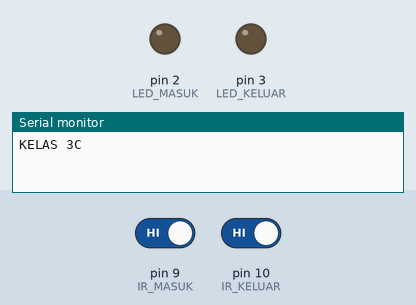
Recording of a sketch running on a simulated Arduino Uno, built with avr-gcc and run on an emulated ATmega328P. On the bench: output pins drawn as LEDs (lit = HIGH), the last lines printed to the serial monitor. The test bench sets the inputs (shaded band); at power-on: pin 9 (IR_MASUK) HIGH, pin 10 (IR_KELUAR) HIGH.

Above: at 1.2 s.
1.3 s: pin 9 (IR_MASUK) driven LOW
At 2.5 s:
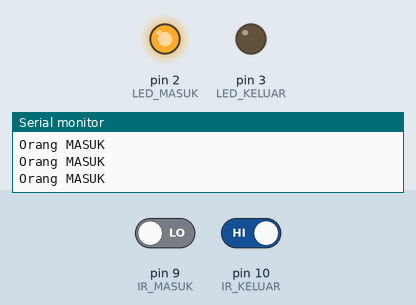
2.8 s: pin 10 (IR_KELUAR) driven LOW
At 4.0 s:
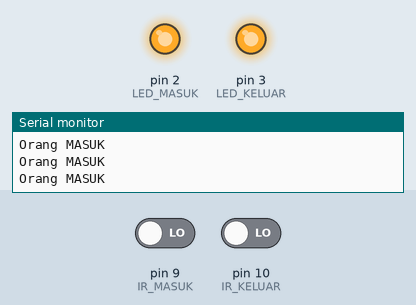
4.5 s: pin 9 (IR_MASUK) driven HIGH
At 5.2 s:
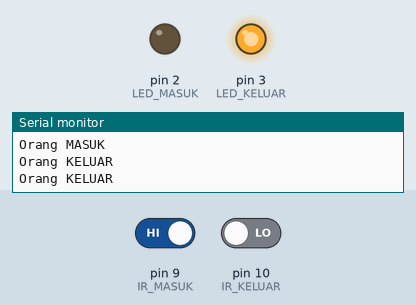
6.0 s: pin 10 (IR_KELUAR) driven HIGH
At 6.3 s:
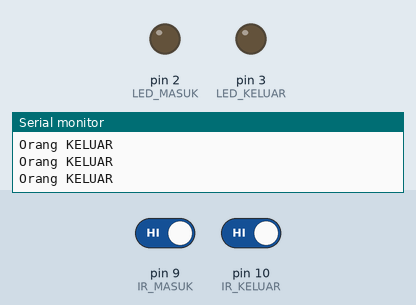
Timing chart, 0 to 8.5 s (numbered marks = the images above; inputs shaded):
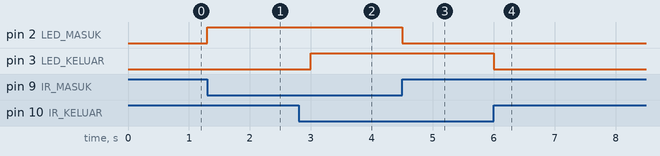

Measured:
- after the input at 1.3 s, pin 2 (LED_MASUK): LOW → HIGH at once
- after the input at 2.8 s, pin 3 (LED_KELUAR): LOW → HIGH after 0.20 s
- after the input at 4.5 s, pin 2 (LED_MASUK): HIGH → LOW at once
- after the input at 6.0 s, pin 3 (LED_KELUAR): HIGH → LOW at once

The sketch:

millis.ino
```cpp
#define IR_MASUK 9
#define IR_KELUAR 10

#define LED_MASUK  2
#define LED_KELUAR 3

unsigned long lastCheckMasuk = 0;
unsigned long lastCheckKeluar = 0;
const unsigned long interval = 100;
const unsigned long interval_keluar = 500;

void setup() {
  Serial.begin(9600);

  pinMode(IR_MASUK, INPUT);
  pinMode(IR_KELUAR, INPUT);

  pinMode(LED_MASUK, OUTPUT);
  pinMode(LED_KELUAR, OUTPUT);

  digitalWrite(LED_MASUK, LOW);
  digitalWrite(LED_KELUAR, LOW);

  Serial.println("KELAS 3C");
}

void loop() {
  unsigned long now = millis();

  if (now - lastCheckMasuk >= interval) {
    lastCheckMasuk = now;

    if (digitalRead(IR_MASUK) == LOW) {
      digitalWrite(LED_MASUK, HIGH);
      Serial.println("Orang MASUK");
    } else {
      digitalWrite(LED_MASUK, LOW);
    }
  }

  if (now - lastCheckKeluar >= interval_keluar) {
    lastCheckKeluar = now;

    if (digitalRead(IR_KELUAR) == LOW) {
      digitalWrite(LED_KELUAR, HIGH);
      Serial.println("Orang KELUAR");
    } else {
      digitalWrite(LED_KELUAR, LOW);
    }
  }
}
```
